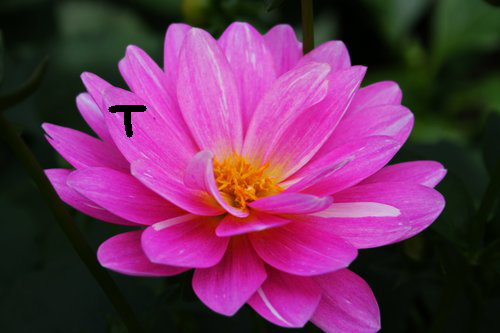
%> input picture flower.png, 500 x 333 px
$ octave --eval "run_extractors;"   (GNU Octave 9; MATLAB toolbox functions it lacks are replaced by stand-ins)
%> lines starting %> are read from the running program, lines starting %| are printed output that depends on the picture
### gabor_features.m
function [gaborArray,gaborMag] = gabor_features(I)
%Generates Gabor Features for Image I
    end_t = 7*pi/8;
    orientation = 0:pi/8:end_t;
    scale = [5,10,15,20,25];
    gaborArray = gabor(scale,orientation);
    gaborMag = imgaborfilt(I,gaborArray);

    % [6 lines of commented-out code are left out]
end

### run_extractors.m
function run_extractors()
% [33 lines of commented-out code are left out]


    referenceI = imread('flower.png');
%> referenceI is the input picture: size 333x500x3 uint8; mean R, G, B 108, 48.6, 89.2
    [L,N] = superpixels(referenceI,300);
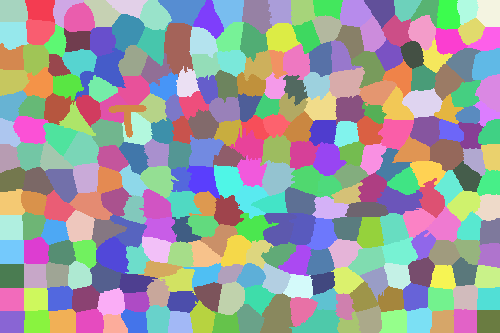
%> L: size 333x500 double; 289 distinct labels, from 1 to 289; one colour per label, 0 black
%> N = 289
    figure
    BW = boundarymask(L);
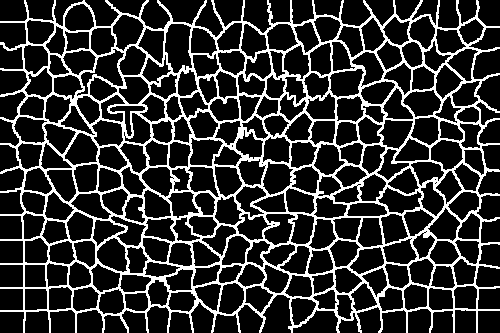
%> BW: size 333x500 logical; 19.8% white in thin lines or dots
    imshow(imoverlay(referenceI,BW,'cyan'),'InitialMagnification',67)
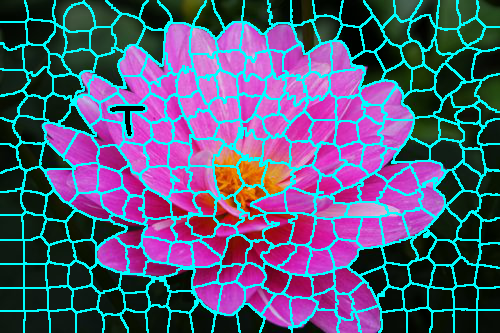
%> displayed picture: size 333x500x3, on the screen's scale of 0 to 255; mean R, G, B 85.3, 89.2, 121

    grayReferenceI = rgb2gray(referenceI);
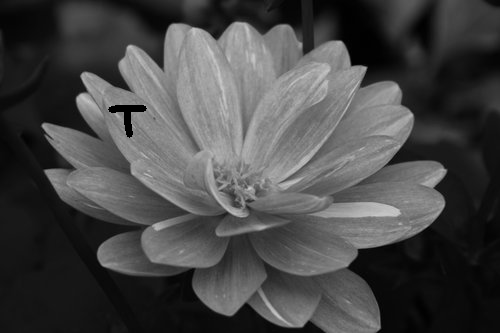
%> grayReferenceI: size 333x500 uint8; min 0, max 204, mean 71
    targetI = rgb2gray(imread("flower.png"));

    [targetL,targetN] = superpixels(targetI,700);
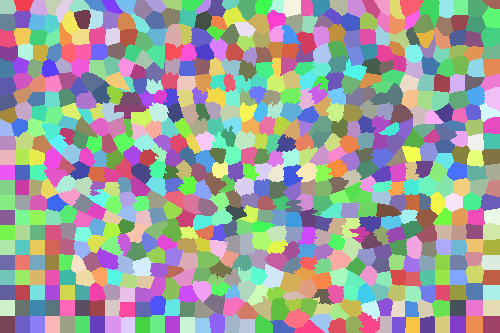
%> targetL: size 333x500 double; 726 distinct labels, from 1 to 726; one colour per label, 0 black
%> targetN = 726
    [refL,refN] = superpixels(referenceI,700);
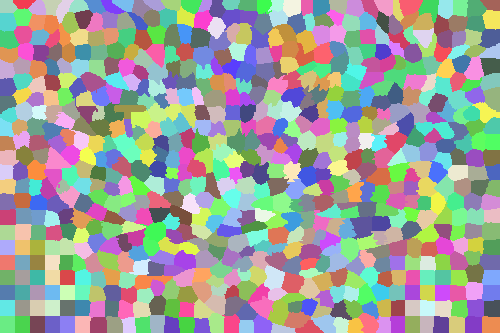
%> refL: size 333x500 double; 724 distinct labels, from 1 to 724; one colour per label, 0 black
%> refN = 724
%> the run ends on the next line

    [gaborArrayRef,gaborMagRef] = gabor_features(grayReferenceI);
    [gaborArrayTarget,gaborMagTarget] = gabor_features(targetI);
    % surf = surf_feature(grayReferenceI, targetI);
    %% get surf features

    s_points = detectSURFFeatures(grayReferenceI);
    d_points = detectSURFFeatures(targetI);

    indexes = gabor_matcher(referenceI, targetI, gaborMagRef, gaborMagTarget, targetL, targetN, refL, refN);
    % indexes_surf = gabor_matcher(referenceI, targetI, gaborMagRef, gaborMagTarget);

    i = [];
    for j = 1:size(indexes,1)
        temp = [indexes(j,:) > 0];
        a = indexes(j,temp);
        alpha = size(a,2);
        i = [i;find_reference(j,a,alpha)];
    end
%     color_assignment = colorAssignment(referenceI, targetI, i, targetL, targetN, refL, refN);
	 color_assignment = colorAssignment(referenceI, targetI, indexes, targetL, targetN, refL, refN);
    color_assignment = double(color_assignment)/255;

    % %Recuperation du nombre de canaux de couleurs
    [H,W,n]=size(targetI);

    % %Que pour interpolation.jpg
    grayReferenceI = im2double(grayReferenceI);
    grayReferenceI = cat(3, grayReferenceI, grayReferenceI, grayReferenceI);
    markedI = color_assignment;


    image_originale=targetI(H/8:H-H/8,W/8:W-W/8,:);
    image_originale = cat(3, image_originale, image_originale, image_originale);
    markedI = markedI(H/8:H-H/8,W/8:W-W/8,:);
    colorized = preTraitement(image_originale,markedI);
    figure, imshow(colorized);

$ run again, with flower_copy.png copied over flower.png
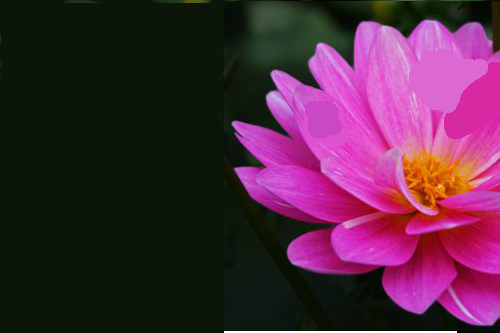
%> input picture flower_copy.png, 500 x 333 px
%> in run_extractors, referenceI is the input picture: size 333x500x3 uint8; mean R, G, B 79.5, 39.6, 63.9
%> L: size 333x500 double; 293 distinct labels, from 1 to 293
%> N = 293
%> BW: size 333x500 logical; 17.8% white in thin lines or dots
%> in run_extractors, `[targetL,targetN] = superpixels(targetI,700);`:
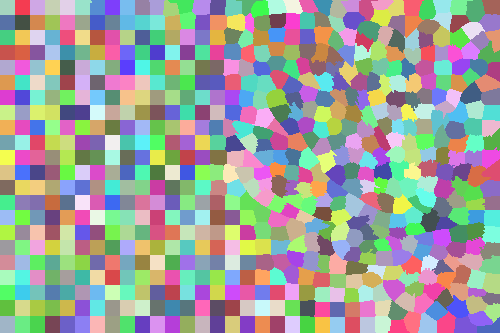
%> targetL: size 333x500 double; 726 distinct labels, from 1 to 726; one colour per label, 0 black
%> targetN = 726
%> in run_extractors, `[refL,refN] = superpixels(referenceI,700);`:
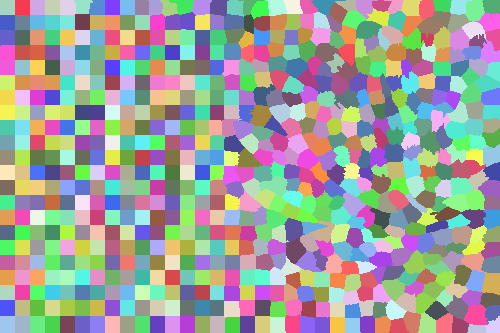
%> refL: size 333x500 double; 724 distinct labels, from 1 to 724; one colour per label, 0 black
%> refN = 724

$ run again, with average_intensity2.png copied over flower.png
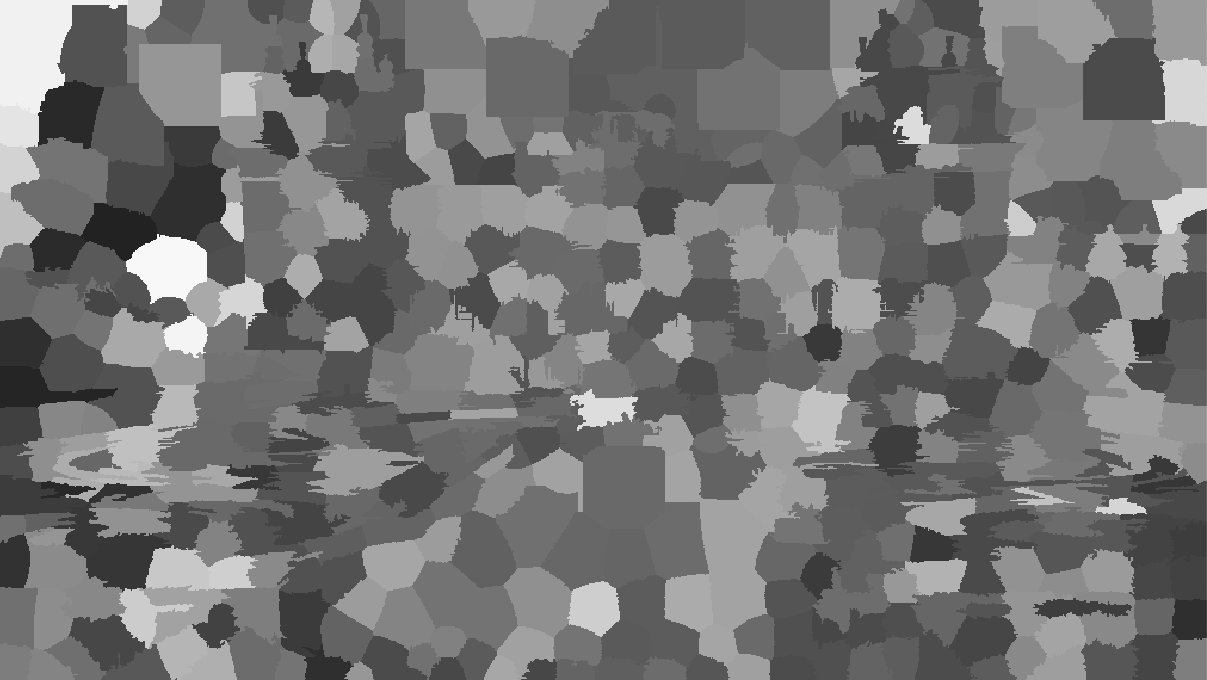
%> input picture average_intensity2.png, 1207 x 680 px
%> in run_extractors, referenceI is the input picture: size 680x1207x3 uint8; min 34, max 248, mean 115.9
%> L: size 680x1207 double; 293 distinct labels, from 1 to 293
%> N = 293
%> BW: size 680x1207 logical; 10.8% white in thin lines or dots
%> in run_extractors, `[targetL,targetN] = superpixels(targetI,700);`:
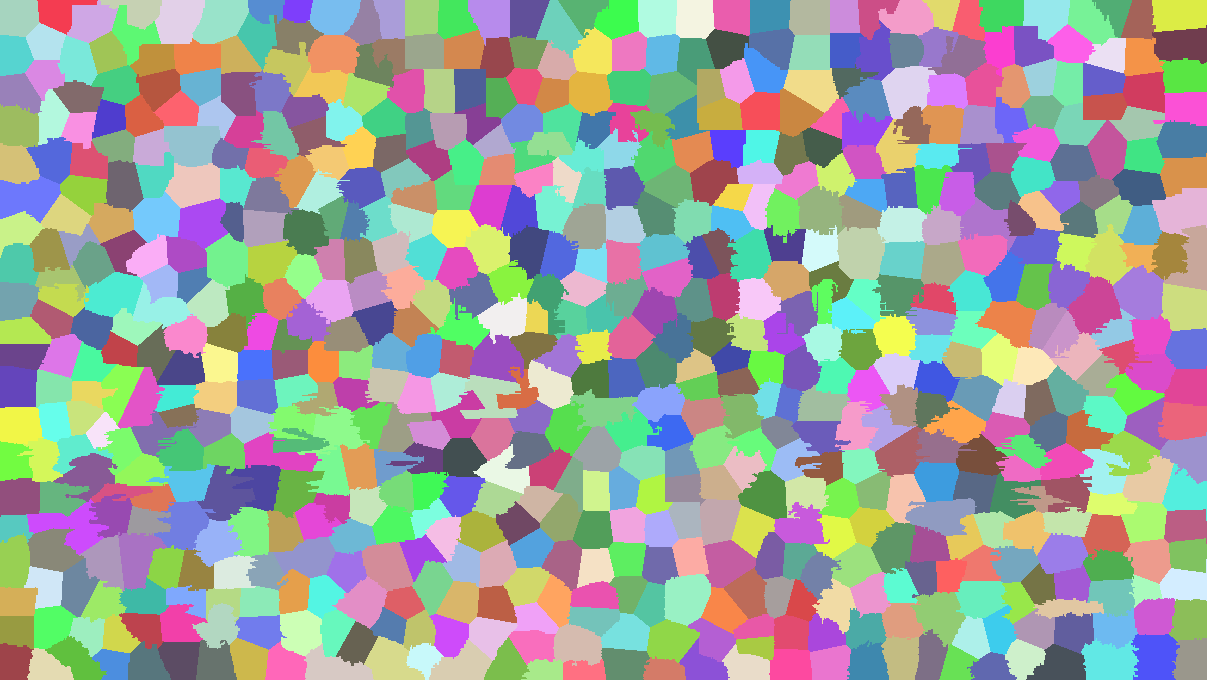
%> targetL: size 680x1207 double; 694 distinct labels, from 1 to 694; one colour per label, 0 black
%> targetN = 694
%> in run_extractors, `[refL,refN] = superpixels(referenceI,700);`:
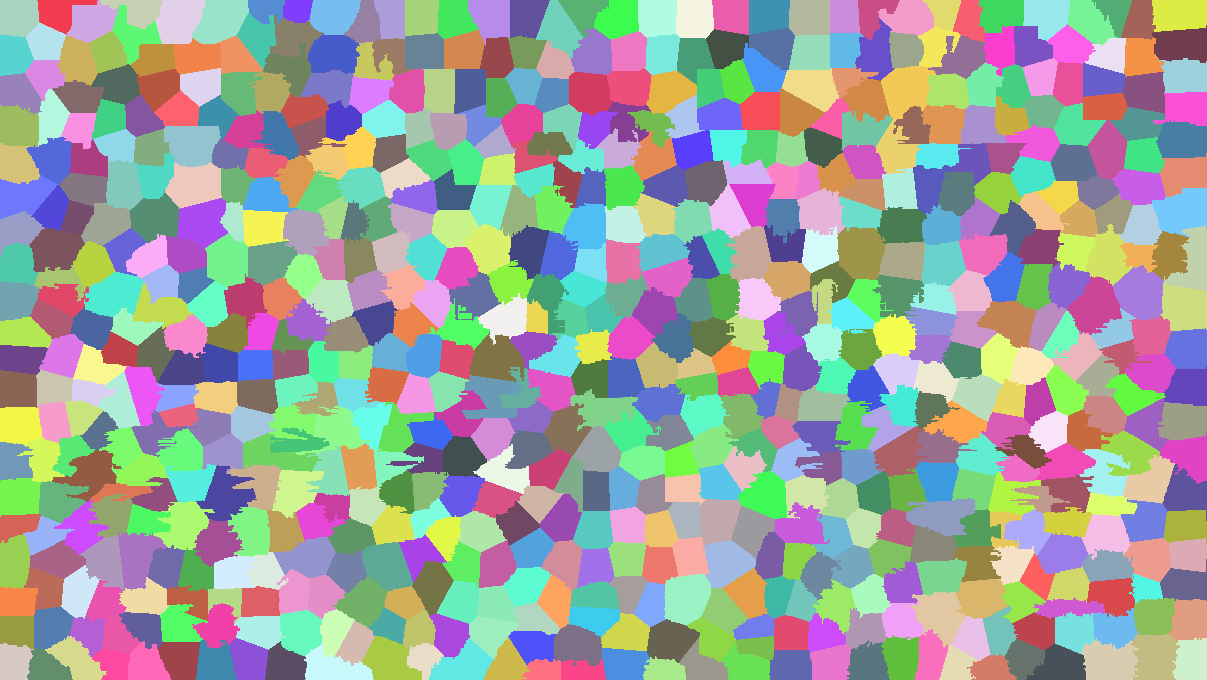
%> refL: size 680x1207 double; 695 distinct labels, from 1 to 695; one colour per label, 0 black
%> refN = 695
